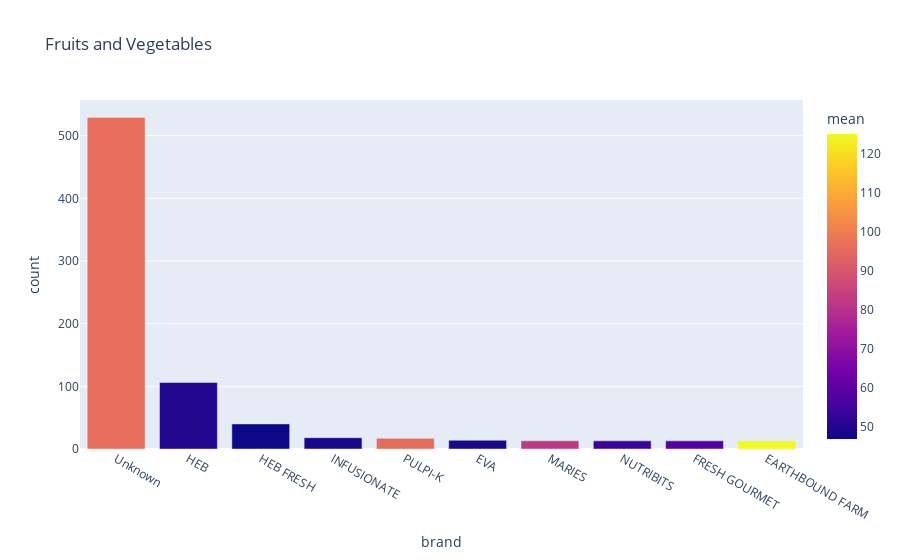

Notebook cell for this chart:
### Code cell
FVDepartmentPricingPlot = departmentBrandPricing.query("department == 'Fruits and vegetables'")
FVDepartmentPricingPlot = FVDepartmentPricingPlot.sort_values('count', ascending=False)
fig = px.bar(FVDepartmentPricingPlot.head(10), x='brand', y='count', color = 'mean', title ="Fruits and Vegetables")
fig.show()

### Figure 1 — Plotly figure (JSON) as saved in the notebook; plotly's stock layout.template omitted (floating-point values rounded to 4 significant figures)
{"data": [{"alignmentgroup": "True", "hovertemplate": "brand=%{x}<br>count=%{y}<br>mean=%{marker.color}<extra></extra>", "legendgroup": "", "marker": {"color": [96.23, 49.9, 46.8, 48.23, 95.82, 49, 81.96, 53.67, 57.8, 125.1], "coloraxis": "coloraxis", "pattern": {"shape": ""}}, "name": "", "offsetgroup": "", "orientation": "v", "showlegend": false, "textposition": "auto", "type": "bar", "x": ["Unknown", "HEB", "HEB FRESH", "INFUSIONATE", "PULPI-K", "EVA", "MARIES", "NUTRIBITS", "FRESH GOURMET", "EARTHBOUND FARM"], "xaxis": "x", "y": [529, 106, 40, 18, 17, 14, 13, 13, 13, 13], "yaxis": "y"}], "layout": {"barmode": "relative", "coloraxis": {"colorbar": {"title": {"text": "mean"}}, "colorscale": [[0, "#0d0887"], [0.1111, "#46039f"], [0.2222, "#7201a8"], [0.3333, "#9c179e"], [0.4444, "#bd3786"], [0.5556, "#d8576b"], [0.6667, "#ed7953"], [0.7778, "#fb9f3a"], [0.8889, "#fdca26"], [1, "#f0f921"]]}, "legend": {"tracegroupgap": 0}, "title": {"text": "Fruits and Vegetables"}, "xaxis": {"anchor": "y", "domain": [0, 1], "title": {"text": "brand"}}, "yaxis": {"anchor": "x", "domain": [0, 1], "title": {"text": "count"}}}}
